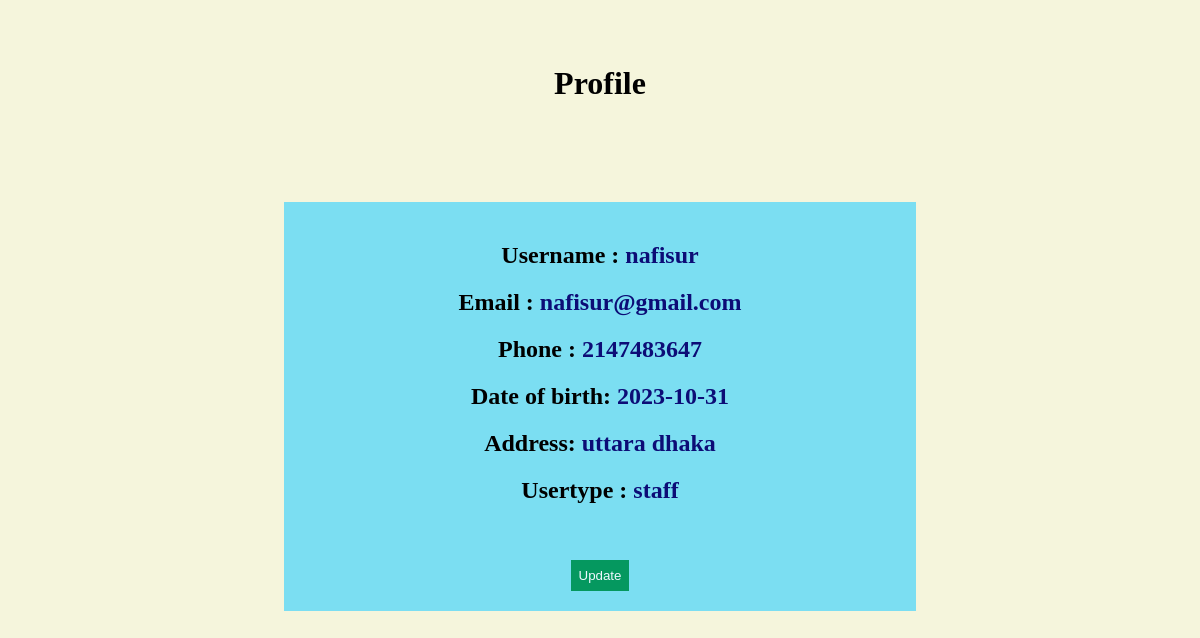
Page /view/profile.php (signed in) on the committed database.
### tables this page shows
CREATE TABLE `users` (
  `id` int(100) NOT NULL,
  `username` varchar(100) NOT NULL,
  `email` varchar(100) NOT NULL,
  `phone` int(100) NOT NULL,
  `dob` varchar(100) NOT NULL,
  `address` varchar(100) NOT NULL,
  `usertype` varchar(100) NOT NULL,
  `userpassword` varchar(100) NOT NULL,
  `confirmpassword` varchar(100) NOT NULL
);

### view/profile.php (the view, shortened to what this page needs)
<?php
if (isset($_SESSION['flag'])) {
    $conn = getConnection();
    $email = $_SESSION['email'];
    $sql = "select * from users where email='$email'";
    $result = mysqli_query($conn, $sql);
    $row = mysqli_fetch_assoc($result);
?>
    <!DOCTYPE html>
    <html lang="en">
    <head>
        <link rel="stylesheet" href="../view/profile.css">
    </head>
    <body>
        <center>
            <br> <br>
            <h1>Profile</h1>
            <div class="profile-form">
                <h2> Username : <span> <?= $row['username'] ?> </span> </h2>
                <h2>Email : <span> <?= $row['email'] ?> </span> </h2>
                <h2>Phone :<span> <?= $row['phone'] ?> </span> </h2>
                <h2>Date of birth:<span> <?= $row['dob'] ?> </span> </h2>
                <h2>Address:<span> <?= $row['address'] ?> </span> </h2>
                <h2>Usertype :<span> <?= $row['usertype'] ?> </span> </h2>
                <br><br>
                <center><button class="update-btn"><a href="../view/updateprofile.php?edit=<?php echo $row['id']; ?>">Update</a></button>
            </center>
            </div>
        </center>
    </body>
    </html>
<?php } ?>

### view/profile.css (style rules this page uses)
body { background-color: beige; }
.profile-form { margin-top: 100px; padding: 20px; background-color: rgb(123, 222, 242); width: 50%; }
span { color: rgb(12, 12, 118); }
.update-btn { background-color: rgb(5, 152, 95); padding: 8px; border: none; }
a { text-decoration: none; color: aliceblue; }

### rows in the picture
users: username "nafisur", email "nafisur@gmail.com", phone "2147483647", dob "2023-10-31", address "uttara dhaka", usertype "staff"
